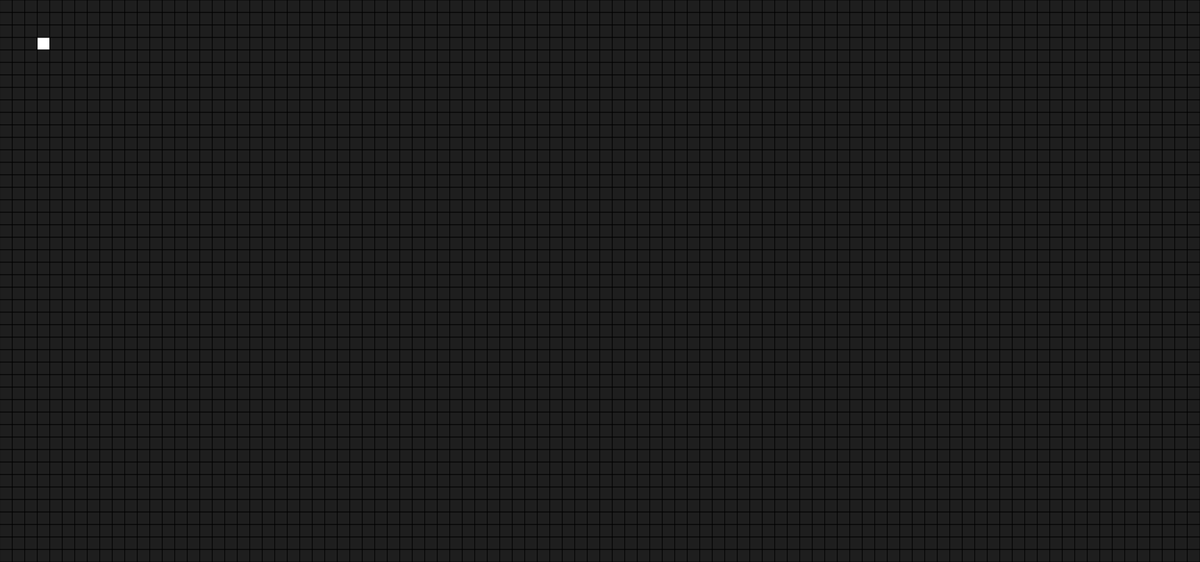
Frame 1 (no input)
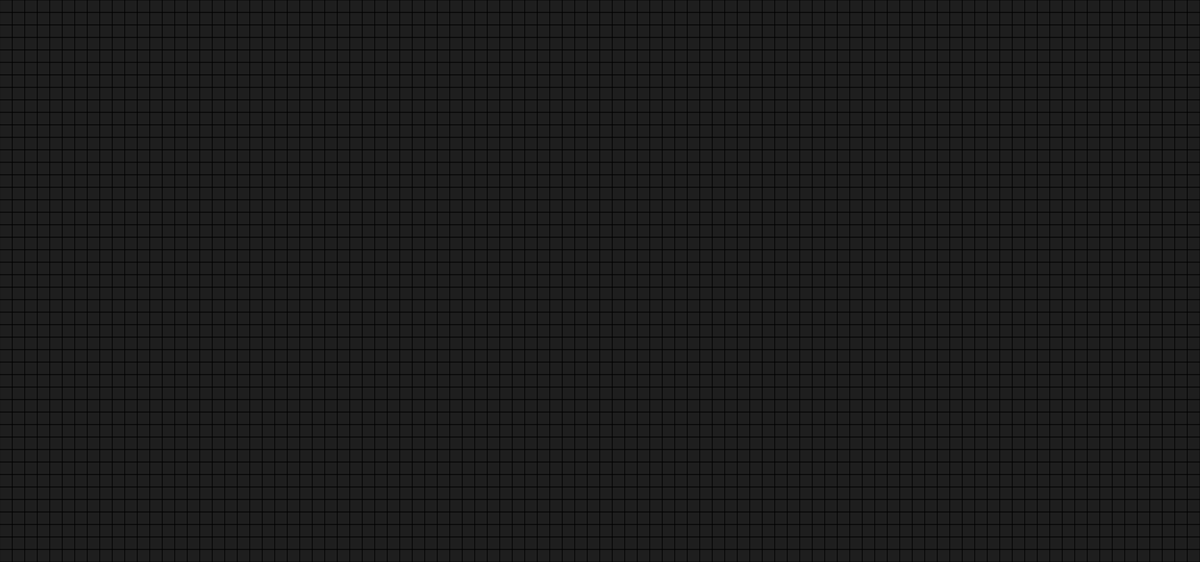
Frame 60 (no input)
Frame 120 (the mouse pressed at the canvas centre since frame 60): identical to frame 60, image omitted

The p5.js sketch that drew these frames (run headless with seeded random() and noise() and a simulated clock; from frame 60 on, the mouse is pressed at the canvas centre):

// p5.js sketch
// ── sketch.js
function make2DArray(cols, rows) {
	let arr = new Array(cols);
	for (var i = 0; i < cols; i++) {
		arr[i] = new Array(rows);
	}
	return arr;
}

var grid;
var next;
const width = 1000;
const height = 800;
const res = 20;

var paused = false;
const bufferTime = 0;
var buffer = 0;

const cols = 96;
const rows = 45;

function setup() {
	createCanvas(1920, 900);
	grid = make2DArray(cols, rows);
	next = make2DArray(cols, rows);

	for (var i = 0; i < cols; i++) for (var j = 0; j < rows; j++) {
		grid[i][j] = new Bug(i, j, res, 0, 0);
		next[i][j] = new Bug(i, j, res, 0, 0);
	}
	grid[3][3].alive = 1;
}

function keyPressed() {
	if (key == 'p') {
		paused = !paused;
	} else if (key == 'r') {
		for (var i = 0; i < cols; i++) for (var j = 0; j < rows; j++) {
			grid[i][j] = new Bug(i, j, res, 0, 0);
		}
	}
}

function mousePressed() {
	for (var i = 0; i < cols; i++) for (var j = 0; j < rows; j++) {
		if (mouseX > i*res && mouseX < i*res+res && mouseY > j*res && mouseY < j*res+res) {
			if (grid[i][j].alive == 1) {
				grid[i][j].alive = 0;
			} else {
				grid[i][j].alive = 1;
			}
		}
	}
}

function draw() {
	background(255);
	stroke(0);
	for (var i = 0; i < cols; i++) for (var j = 0; j < rows; j++) {
		grid[i][j].draw();
	}
	if (!paused) {
		if (buffer >= bufferTime) {
			update();
			buffer = 0;
		} else {
			buffer++;
		}
	}
}

function update() {
	for (var i = 0; i < cols; i++) for (var j = 0; j < rows; j++) {
		var count = grid[i][j].neighbours();
		var state = grid[i][j].alive;
		if (state == 0 && count == 3) {
			//next[i][j].alive = 1;
			next[i][j] = new Bug(i, j, res, 1, 0);
		} else if (state == 1 && (count < 2 || count > 3)) {
			//next[i][j].kill();
			next[i][j] = new Bug(i, j, res, 0, 70);
		} else {
			//next[i][j].alive = grid[i][j].alive;
			next[i][j] = grid[i][j];
		}
	}
	grid = next;
	next = make2DArray(cols, rows);
}
// ── bug.js
function Bug(i, j, w, alive, decay) {
	this.i = i;
	this.j = j;
	this.x = i*w;
	this.y = j*w;
	this.alive = alive;
	this.decay = decay;
	this.w = w;
}

Bug.prototype.draw = function() {
	if (this.alive) {
		fill(255);
	} else {
		fill(this.decay+30);
		if (this.decay > 0) {
			this.decay -= 10;
		}
	}
	square(this.x, this.y, this.w);
}

Bug.prototype.kill = function() {
	this.alive = 0;
	this.decay = 70;
}

Bug.prototype.neighbours = function() {
	var count = 0;
	for (var i = -1; i <= 1; i++) for (var j = -1; j <= 1; j++) {
		var xoff = this.i+i;
		var yoff = this.j+j;
		if (xoff > -1 && xoff < cols && yoff > -1 && yoff < rows) {
			count += grid[xoff][yoff].alive;
		}
	}
	count -= this.alive;
	return count;
}

Bug.prototype.copy = function() {
	var b = new Bug(this.i, this.j, this.w)
	b.alive = this.alive;
	b.decay = this.decay;
	return b;
}
